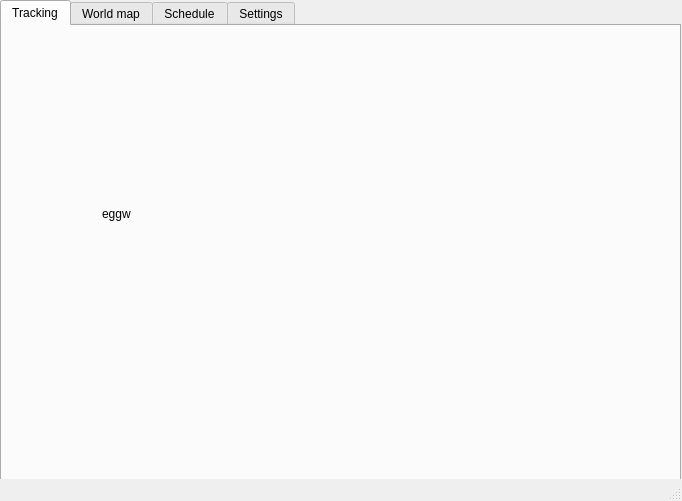
<?xml version="1.0" encoding="UTF-8"?>
<ui version="4.0">
 <class>MainWindow</class>
 <widget class="QMainWindow" name="MainWindow">
  <property name="geometry">
   <rect>
    <x>0</x>
    <y>0</y>
    <width>682</width>
    <height>501</height>
   </rect>
  </property>
  <property name="windowTitle">
   <string>MainWindow</string>
  </property>
  <widget class="QWidget" name="centralwidget">
   <widget class="QTabWidget" name="tabWidget">
    <property name="geometry">
     <rect>
      <x>0</x>
      <y>0</y>
      <width>681</width>
      <height>481</height>
     </rect>
    </property>
    <property name="tabPosition">
     <enum>QTabWidget::North</enum>
    </property>
    <property name="tabShape">
     <enum>QTabWidget::Rounded</enum>
    </property>
    <property name="currentIndex">
     <number>0</number>
    </property>
    <property name="elideMode">
     <enum>Qt::ElideRight</enum>
    </property>
    <property name="movable">
     <bool>false</bool>
    </property>
    <widget class="QWidget" name="tabTracking">
     <attribute name="title">
      <string>Tracking</string>
     </attribute>
     <widget class="QLabel" name="label">
      <property name="geometry">
       <rect>
        <x>100</x>
        <y>180</y>
        <width>60</width>
        <height>16</height>
       </rect>
      </property>
      <property name="text">
       <string>eggw</string>
      </property>
     </widget>
    </widget>
    <widget class="QWidget" name="tab_2">
     <attribute name="title">
      <string>World map</string>
     </attribute>
     <widget class="QLabel" name="label_2">
      <property name="geometry">
       <rect>
        <x>80</x>
        <y>230</y>
        <width>60</width>
        <height>16</height>
       </rect>
      </property>
      <property name="text">
       <string>g4tgw</string>
      </property>
     </widget>
    </widget>
    <widget class="QWidget" name="tab">
     <attribute name="title">
      <string>Schedule</string>
     </attribute>
    </widget>
    <widget class="QWidget" name="tab_3">
     <attribute name="title">
      <string>Settings</string>
     </attribute>
    </widget>
   </widget>
  </widget>
  <widget class="QStatusBar" name="statusbar"/>
  <action name="actiongo">
   <property name="text">
    <string>go</string>
   </property>
  </action>
 </widget>
 <resources/>
 <connections/>
</ui>
